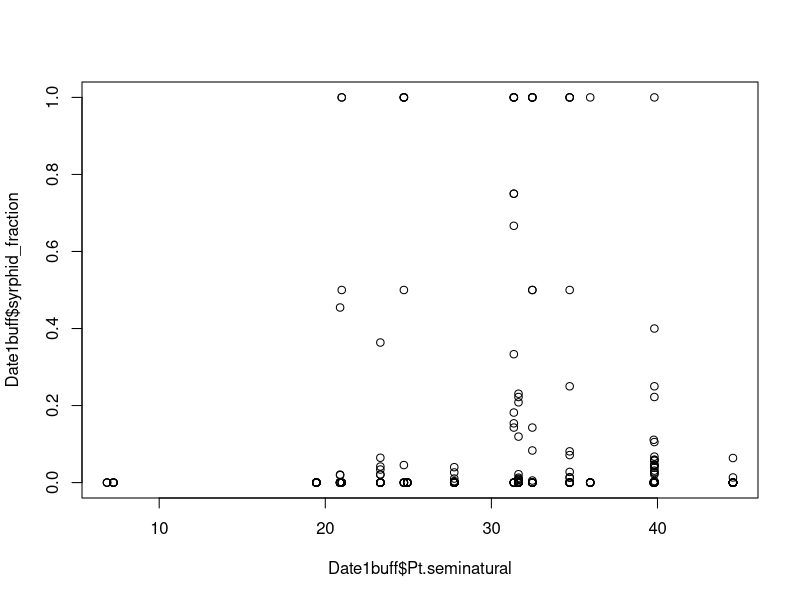
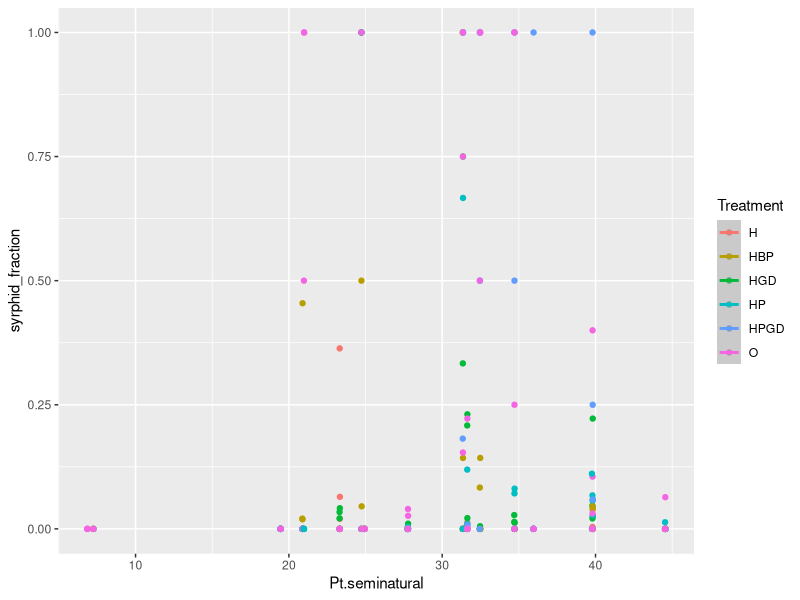
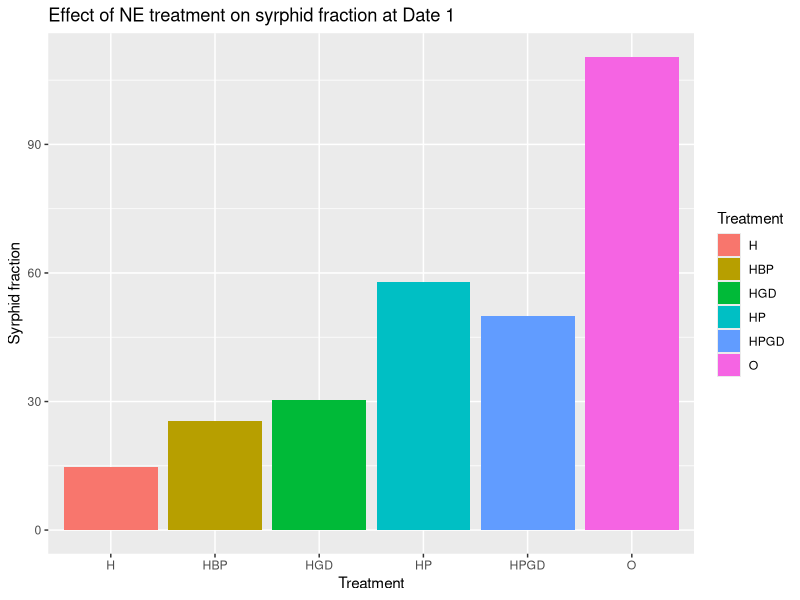

These figures' R source, in order:
Data1 <- read.table("Project data.csv", header = TRUE, dec = ",", sep =";")
Date_1 <- Data1[Data1$Date == "1", ]
syrphid_fraction <- (Date_1$syrphidl_p /((Date_1$aphid_live)+(Date_1$syrphidl_p)))
Date_1$syrphid_fraction <- syrphid_fraction

Date1buff <- subset(Date_1, BUFF_DIST ==900)


# lm using Date_1
lm1 <- lm(Date1buff$syrphid_fraction ~ Date1buff$Pt.seminatural)
plot(Date1buff$syrphid_fraction ~ Date1buff$Pt.seminatural)

# ggplot using Date1buff
library(ggplot2)
ggplot(Date1buff, aes(x= Pt.seminatural, y= syrphid_fraction, 
                   color = Treatment)) +
  geom_jitter()+
  geom_smooth(method="exp")

#barplot using Date_1
G1 <- ggplot(Date_1, aes(x= Treatment, y= syrphid_fraction, fill = Treatment))+
  geom_bar(stat="identity")+
  labs(x="Treatment", y="Syrphid fraction", title="Effect of NE treatment on syrphid fraction at Date 1")
print(G1)
